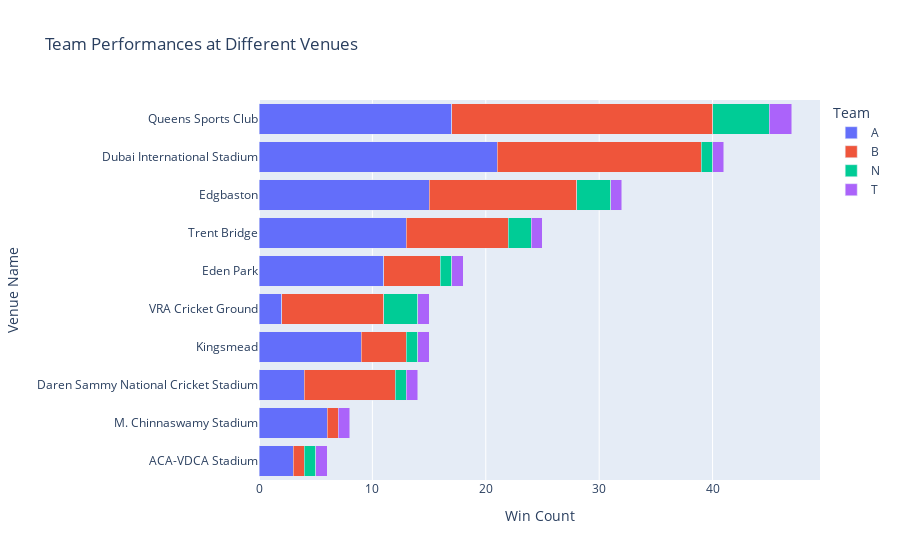

The notebook cell this image was saved under:
### Markdown cell above
### Team performance per venues

### Code cell
import plotly.express as px

# Assuming 'filtered_data' is already defined as per the previous steps
fig = px.bar(filtered_data, x='win_count', y='venue_name', color='winner', 
             title='Team Performances at Different Venues', 
             labels={'win_count': 'Win Count', 'venue_name': 'Venue Name', 'winner': 'Team'},
             orientation='h', barmode='stack')

fig.update_layout(yaxis={'categoryorder':'total ascending'}, xaxis_title='Win Count', yaxis_title='Venue Name')
fig.show()

### Figure 1 — Plotly figure (JSON) as saved in the notebook; plotly's stock layout.template omitted (floating-point values rounded to 4 significant figures)
{"data": [{"alignmentgroup": "True", "hovertemplate": "Team=A<br>Win Count=%{x}<br>Venue Name=%{y}<extra></extra>", "legendgroup": "A", "marker": {"color": "#636efa", "pattern": {"shape": ""}}, "name": "A", "offsetgroup": "A", "orientation": "h", "showlegend": true, "textposition": "auto", "type": "bar", "x": [3, 4, 21, 11, 15, 9, 6, 17, 13, 2], "xaxis": "x", "y": ["ACA-VDCA Stadium", "Daren Sammy National Cricket Stadium", "Dubai International Stadium", "Eden Park", "Edgbaston", "Kingsmead", "M. Chinnaswamy Stadium", "Queens Sports Club", "Trent Bridge", "VRA Cricket Ground"], "yaxis": "y"}, {"alignmentgroup": "True", "hovertemplate": "Team=B<br>Win Count=%{x}<br>Venue Name=%{y}<extra></extra>", "legendgroup": "B", "marker": {"color": "#EF553B", "pattern": {"shape": ""}}, "name": "B", "offsetgroup": "B", "orientation": "h", "showlegend": true, "textposition": "auto", "type": "bar", "x": [1, 8, 18, 5, 13, 4, 1, 23, 9, 9], "xaxis": "x", "y": ["ACA-VDCA Stadium", "Daren Sammy National Cricket Stadium", "Dubai International Stadium", "Eden Park", "Edgbaston", "Kingsmead", "M. Chinnaswamy Stadium", "Queens Sports Club", "Trent Bridge", "VRA Cricket Ground"], "yaxis": "y"}, {"alignmentgroup": "True", "hovertemplate": "Team=N<br>Win Count=%{x}<br>Venue Name=%{y}<extra></extra>", "legendgroup": "N", "marker": {"color": "#00cc96", "pattern": {"shape": ""}}, "name": "N", "offsetgroup": "N", "orientation": "h", "showlegend": true, "textposition": "auto", "type": "bar", "x": [1, 1, 1, 1, 3, 1, 5, 2, 3], "xaxis": "x", "y": ["ACA-VDCA Stadium", "Daren Sammy National Cricket Stadium", "Dubai International Stadium", "Eden Park", "Edgbaston", "Kingsmead", "Queens Sports Club", "Trent Bridge", "VRA Cricket Ground"], "yaxis": "y"}, {"alignmentgroup": "True", "hovertemplate": "Team=T<br>Win Count=%{x}<br>Venue Name=%{y}<extra></extra>", "legendgroup": "T", "marker": {"color": "#ab63fa", "pattern": {"shape": ""}}, "name": "T", "offsetgroup": "T", "orientation": "h", "showlegend": true, "textposition": "auto", "type": "bar", "x": [1, 1, 1, 1, 1, 1, 1, 2, 1, 1], "xaxis": "x", "y": ["ACA-VDCA Stadium", "Daren Sammy National Cricket Stadium", "Dubai International Stadium", "Eden Park", "Edgbaston", "Kingsmead", "M. Chinnaswamy Stadium", "Queens Sports Club", "Trent Bridge", "VRA Cricket Ground"], "yaxis": "y"}], "layout": {"barmode": "stack", "legend": {"title": {"text": "Team"}, "tracegroupgap": 0}, "title": {"text": "Team Performances at Different Venues"}, "xaxis": {"anchor": "y", "domain": [0, 1], "title": {"text": "Win Count"}}, "yaxis": {"anchor": "x", "categoryorder": "total ascending", "domain": [0, 1], "title": {"text": "Venue Name"}}}}
